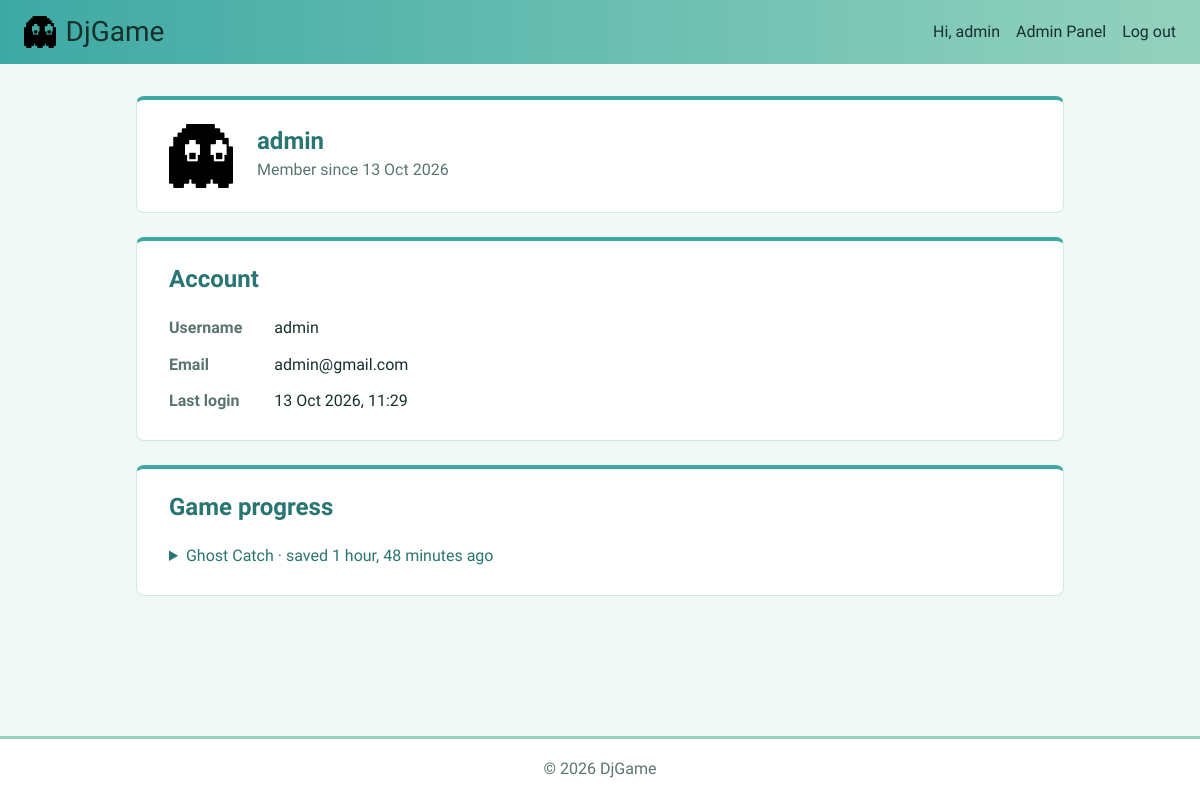
Page /account/profile/ (signed in) on the earlier database version.
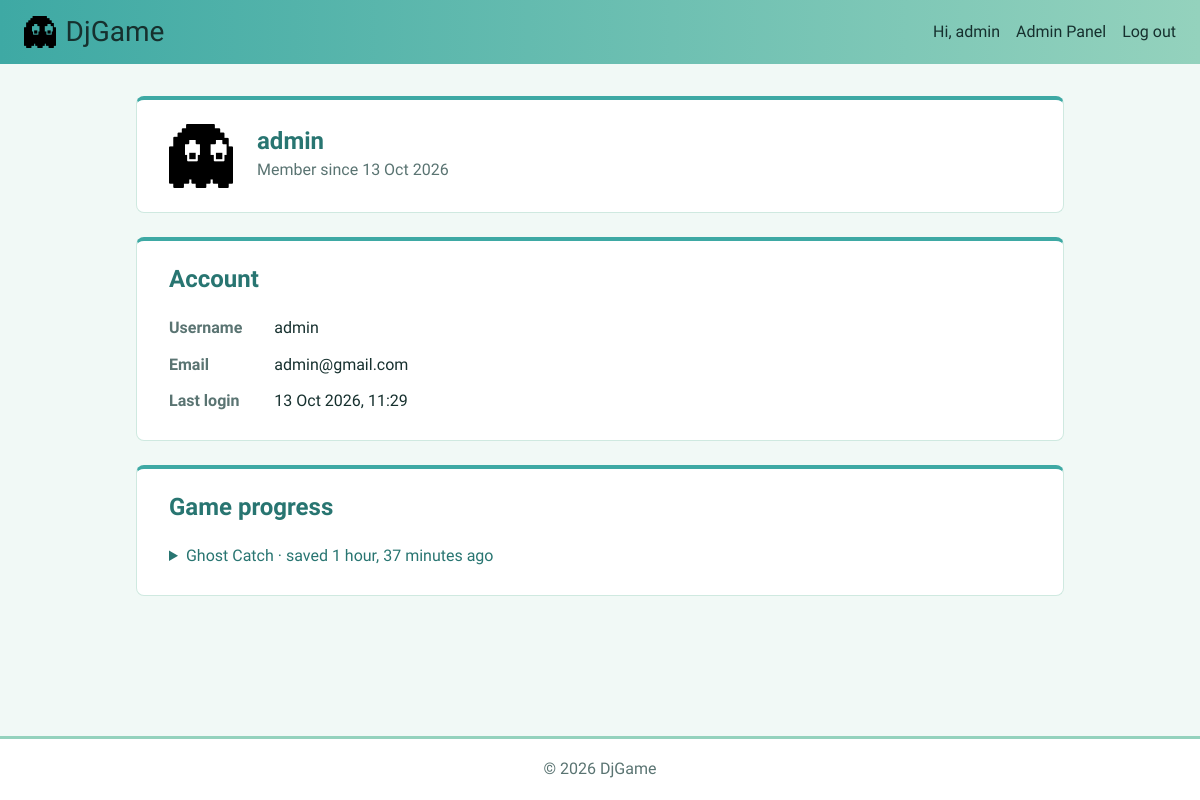
Same page on the later database version.
### djgame/apps/game/models/game_data.py (models this page shows, shortened)
class GameData(ModelAbstractBase):
    user = models.ForeignKey(
        settings.AUTH_USER_MODEL,
        on_delete=models.CASCADE,
        related_name='game_data',
    )
    game = models.ForeignKey(
        Game,
        on_delete=models.CASCADE,
        related_name='saves',
    )
    data = models.JSONField(
        default=dict, blank=True
    )
    class Meta:
        verbose_name = 'game data'
        verbose_name_plural = 'game data'
        constraints = [
            models.UniqueConstraint(fields=['user', 'game'], name='one_save_per_user_per_game'),
        ]

### djgame/apps/game/models/game.py (models this page shows, shortened)
class Game(ModelAbstractBase):
    slug = models.SlugField(
        unique=True,
        help_text="Used in the URL: /games/<slug>/"
    )
    title = models.CharField(
        max_length=100
    )
    description = models.TextField(
        blank=True
    )
    thumbnail = models.FileField(
        upload_to='game/thumbnails/',
        blank=True,
        validators=[FileExtensionValidator(['png', 'jpg', 'jpeg', 'gif', 'webp'])],
        help_text="Thumbnail image (PNG, JPG, GIF or WebP)"
    )
    code = models.TextField(
        help_text=(
            'JavaScript for the game. Draw on DjGame.canvas; '
            'use await DjGame.load() and DjGame.save(state) for progress.'
        )
    )
    is_active = models.BooleanField(
        default=True,
        help_text="Only active games are listed and playable"
    )
    class Meta:
        ordering = ['title']

### djgame/apps/account/api/views/profile.py (the view)
class ProfileView(LoginRequiredMixin, TemplateView):
    template_name = 'profile/profile.html'
    def get_context_data(self, **kwargs):
        context = super().get_context_data(**kwargs)
        saves = GameData.objects.filter(user=self.request.user).select_related('game').order_by('-updated')
        for save in saves:
            save.json = json.dumps(save.data, indent=2)
        context['saves'] = saves
        return context

### templates/profile/profile.html (shortened to what this page needs)
{% extends 'base.html' %}
{% load static %}
{% block content %}
    <section class="card profile-header">
        <img src="{% static 'assets/ghost.png' %}" alt="" class="auth-logo" width="64" height="64">
        <div>
            <h1>{{ user.username }}</h1>
            <p class="muted">Member since {{ user.date_joined|date:"j M Y" }}</p>
        </div>
    </section>
    <section class="card">
        <h2>Account</h2>
        <dl class="details">
            <dt><b>Username</b></dt>
            <dd>{{ user.username }}</dd>
            <dt><b>Email</b></dt>
            <dd>{{ user.email|default:"Not set" }}</dd>
            <dt><b>Last login</b></dt>
            <dd>{{ user.last_login|date:"j M Y, H:i" }}</dd>
        </dl>
    </section>
    <section class="card">
        <h2>Game progress</h2>
        {% for save in saves %}
            <details>
                <summary>
                    <a href="{% url 'game:play' save.game.slug %}">{{ save.game.title }}</a>
                    · saved {{ save.updated|timesince }} ago
                </summary>
            </details>
        {% empty %}
            <p>No saved progress yet. <a href="{% url 'game:index' %}">Start playing</a></p>
        {% endfor %}
    </section>
{% endblock %}

Differences in the rows shown:
changed GameData "Ghost Catch": updated "1 hour, 48 minutes" → "1 hour, 37 minutes"
